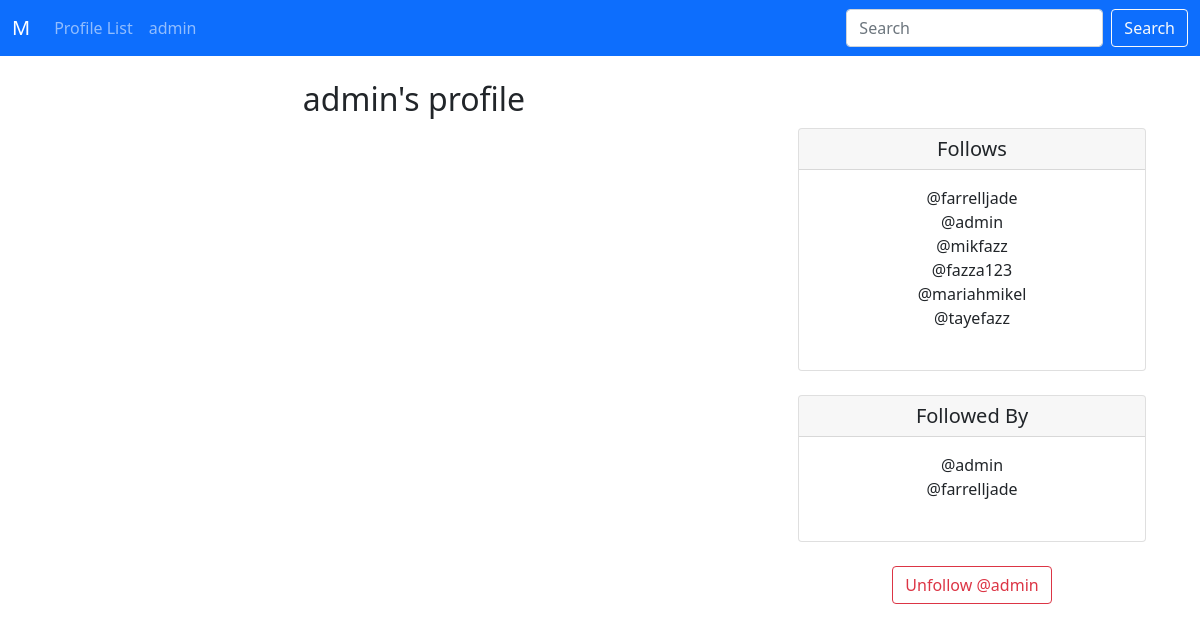
The app's page /profile/1 (signed in), older data.
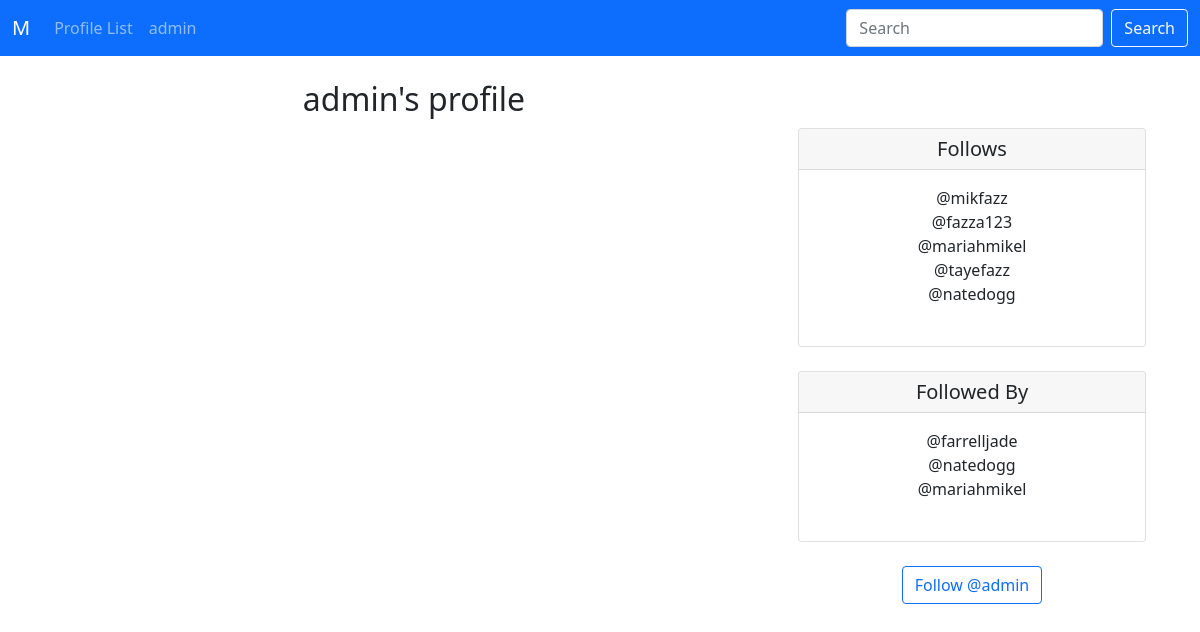
The same page, newer data.
### m/models.py (models this page shows)
class Profile(models.Model):
    user = models.OneToOneField(User, on_delete=models.CASCADE)
    follows = models.ManyToManyField("self",
                                     related_name="followed_by",
                                     symmetrical=False,
                                     blank=True)
    date_modified = models.DateTimeField(User, auto_now=True)
    def __str__(self):
        return self.user.username

### m/views.py (the view, shortened to what this page needs)
# urls.py: path('profile/<int:pk>', views.profile, name="profile"),
def profile(request, pk):
    if request.user.is_authenticated:
        tweets = Tweet.objects.filter(user_id=pk).order_by("-created_at")  # get tweets from latest to oldest with "-created_at".
        profile = Profile.objects.get(user_id=pk)
        context = {
            'tweets': tweets,
            'profile': profile
        }
        return render(request, 'm/profile.html', context)
    else:
        messages.error(request, "You must be logged in to view this page...")
        return redirect('m:home')

### m/templates/m/profile.html (shortened to what this page needs)
{% extends 'm/base.html' %}
{% block content %}
  {% if profile %}
    <div class="container text-center">
      <div class="row">
        <div class="col-8">
          <h2>{{ profile.user.username }}'s profile</h2>
        </div>
        <div class="col-4">
          <br/><br/>
            <div class="card">
              <h5 class="card-header">Follows</h5>
                <div class="card-body">
                  <p class="card-text">
                    {% for following in profile.follows.all %}
                    <a href="{% url 'm:profile' following.user.id %}" style="text-decoration: none; color: inherit;">@{{ following }}</a><br/>
                    {% endfor %}
                    <br/>
                  </p>
                </div>
            </div><br/>
            <div class="card">
                <h5 class="card-header">Followed By</h5>
                  <div class="card-body">
                    <p class="card-text">
                      {% for following in profile.followed_by.all %}
                      <a href="{% url 'm:profile' following.user.id %}" style="text-decoration: none; color: inherit;">@{{ following }}</a><br/>
                      {% endfor %}
                      <br/>
                    </p>
                  </div>
            </div><br/>
              <form method=POST>
                {% if profile in user.profile.follows.all %}
                  <button class="btn btn-outline-danger" name="follow" value="unfollow"
                  type="submit">Unfollow @{{ profile.user.username }}</button>
                {% else %}
                  <button class="btn btn-outline-primary" name="follow" value="follow"
                  type="submit">Follow @{{ profile.user.username }}</button>
                {% endif %}
              </form>
        </div>
      </div>
    </div>
  {% endif %}
{% endblock %}

Row changes from the older to the newer data that the page shows:
no longer on one of the page's lists (row edited): Profile: user.username "admin"
no longer on one of the page's lists (row edited): Profile: user.username "farrelljade"
now on one of the page's lists (row edited): Profile: user.username "mariahmikel"
now on this page (row edited): Profile: user.username "natedogg"
Text that changed along with them:
text no longer shown: "Unfollow @"
text now shown: "Follow @"
